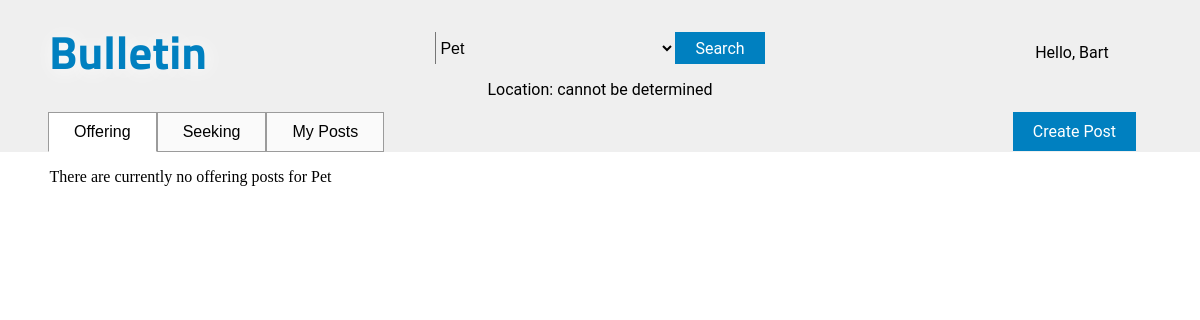
Page /board.php?category=Pet (signed in) on the earlier database version.
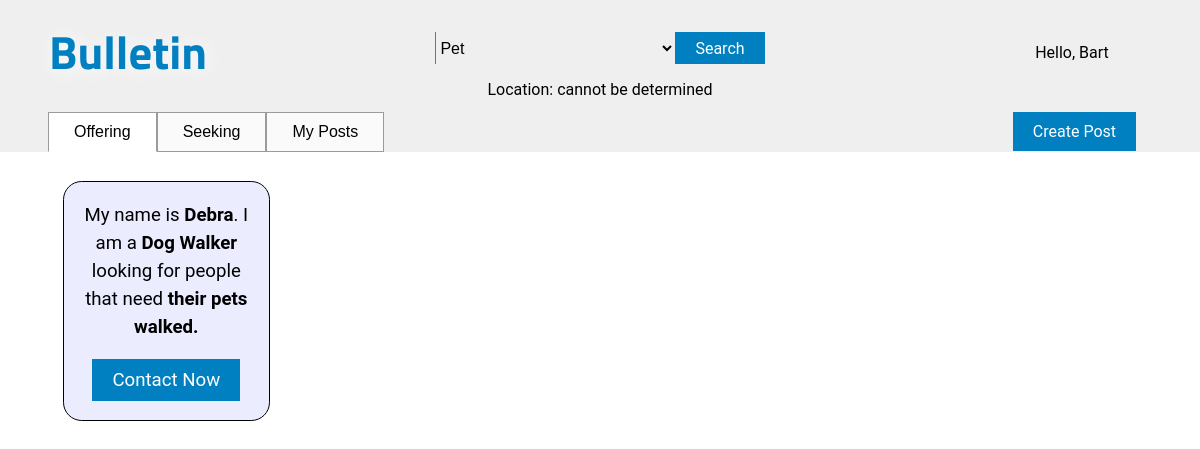
Same page on the later database version.
### tables this page shows
CREATE TABLE `post` (
  `ID` int(11) NOT NULL,
  `type` varchar(20) NOT NULL,
  `name` varchar(60) NOT NULL,
  `date` datetime NOT NULL DEFAULT CURRENT_TIMESTAMP,
  `category` varchar(20) NOT NULL,
  `occupation` varchar(20) NOT NULL,
  `body_description` varchar(255) NOT NULL,
  `due_date` varchar(20) DEFAULT NULL,
  `contact` varchar(20) NOT NULL
);

### assets/scripts/model.php (called while the page is built, shortened)
<?php
class accountDatabaseAdapter {
	private $DB;
	public function __construct() {
		$db = 'mysql:dbname=bulletin_db;host=127.0.0.1;charset=utf8';
		$user = 'root';
		$password = '';
		try {
			$this->DB = new PDO ( $db, $user, $password );
			$this->DB->setAttribute ( PDO::ATTR_ERRMODE, PDO::ERRMODE_EXCEPTION );
		} catch ( PDOException $e ) {
			echo ('Error Establishing Connection');
			exit ();
		}
	}
	public function searchOfferingPosts($category){
		$query = "SELECT * FROM post WHERE type ='offering' AND category='" . $category . "';";
		$stmt = $this->DB->prepare ( $query );
		$stmt->execute ();
		$arr = $stmt->fetchAll();
		return $arr;
	}
}
?>

### board.php (the view, shortened to what this page needs)
<?php
include 'assets/scripts/model.php';
$accountDatabaseAdapter = new accountDatabaseAdapter ();
?>
<!DOCTYPE html>
<html>
<head>
<link href="assets/style/main.css" type="text/css" rel="stylesheet">
</head>
<body>
	<div id="head">
		<div class="logo">
			<h1 class="textlogo">Bulletin</h1>
		</div>
		<div class="headright">
			<div class="dropdown">
				<div id="usersname">Hello, <?php echo $_SESSION['user'];?></div>
			</div>
		</div>
		<form id="searchForm" action="assets/scripts/controller.php"
			method="post">
			<div id="searcharea">
				<div class="mainsearch">
					<select id="categories" class="categories" name="categories">
					<?php
					if (isset ( $_GET ['category'] ) && $_GET ['category'] === 'All Categories') {
						echo file_get_contents ( './categories.txt', true );
					} else if (isset ( $_GET ['category'] )) {
						echo '<option selected="selected" value="' . $_GET ['category'] . '">' . $_GET ['category'] . '</option>';
					}
					else {
						echo '<option selected="selected" disabled="disabled">Select a Category</option>';
						echo file_get_contents ( './categories.txt', true );
					}
					?>
				</select>
					<button id="searchbutton">Search</button>
				</div>
				<div id="location"></div>
			</div>
		</form>
	</div>
	<div class="tab">
		<button id="home" class="sectionl" onclick="openPage('Offering')">Offering</button>
		<button class="sectionl" onclick="openPage('Seeking')">Seeking</button>
		<button class="sectionl" onclick="openPage('MyPosts')">My Posts</button>
		<div id="newpostbutton">
			<button class="mainbuttons">Create Post</button>
		</div>
	</div>
	<div id="Offering" class="boardcontent">
	<?php
	if (isset ( $_GET ['category'] ) && ($_GET ['category'] !== 'All Categories')) {
		$arr = $accountDatabaseAdapter->searchOfferingPosts ( $_GET ['category'] );
	} else {
		$arr = $accountDatabaseAdapter->getAllOfferingPosts ();
	}
	if (sizeof ( $arr ) == 0) {
		$result = 'There are currently no offering posts for ' . $_GET ['category'];
		echo $result;
	} else {
		foreach ( array_reverse ( $arr ) as $item ) {
			$result = '<div class="offeringposttemplate"><p class="livepostcontent">My name is <span class="userinputtedfield">' . $item ['name'] . '</span>. I am a <span class="userinputtedfield">' . $item ['occupation'] . '</span> looking for people that need <span class="userinputtedfield">' . $item ['body_description'] . '</span></p><button id="contactbutton" class="USERID" onclick="window.location.href=\'mailto:' . $item ['contact'] . '\'">Contact Now<br></button></div>';
			echo $result;
		}
	}
	?>
	</div>
</body>
</html>

Differences in the rows shown:
added post: name "Debra", occupation "Dog Walker", body_description "their pets walked."
Other differences:
$result: "There are currently no offering posts for Pet" → (not shown)
